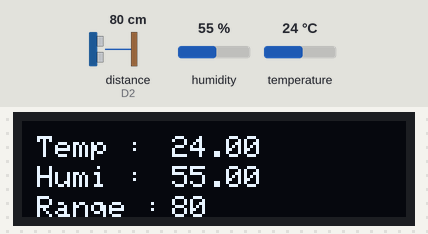
The sketch below on a simulated ESP8266 (NodeMCU). On the bench: 128×32 one-colour display. Wiring (inferred from the names in the program): ultrasonic range finder: trigger D1; echo D2. The inputs (shaded band) are chosen by the test bench; at power-on: distance to the obstacle (sensor on D2) 80 cm, humidity 55 %, temperature 24 °C. The echo pulse lasts 58.3 µs per cm; what the sketch prints to the serial monitor is not drawn.

Above: at 1.8 s.
1.9 s: distance to the obstacle (sensor on D2) set to 2 cm
At 2.4 s:
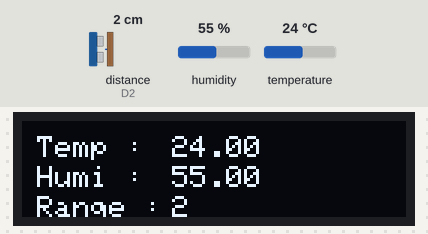
6.0 s: humidity set to 22 %
At 7.0 s:
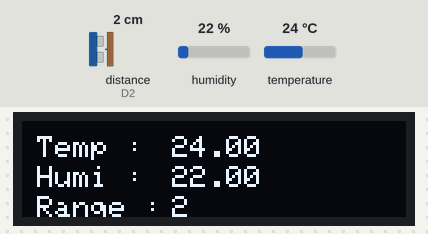
8.7 s: temperature set to 12 °C
At 9.6 s:
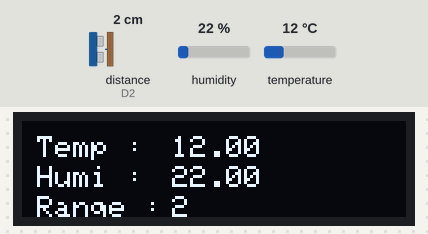
10.8 s: distance to the obstacle (sensor on D2) set to 4 cm
At 12.2 s:
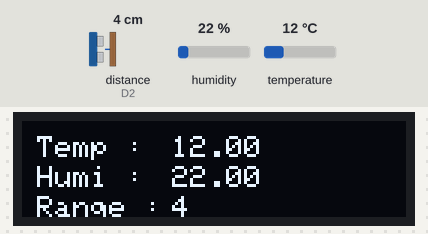
13.9 s: humidity set to 40 %
At 15.3 s:
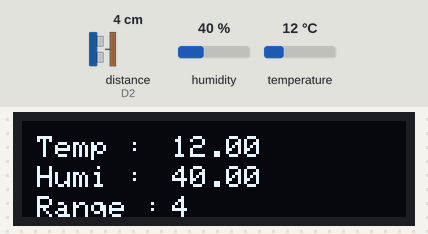
17.0 s: distance to the obstacle (sensor on D2) set to 9 cm
At 18.4 s:
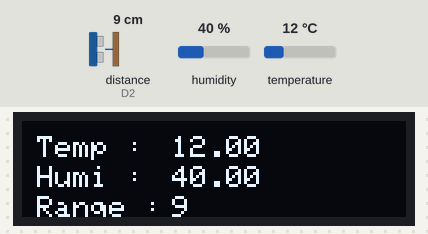
Timing chart, 0 to 20.0 s (numbered marks = the images above; inputs shaded):
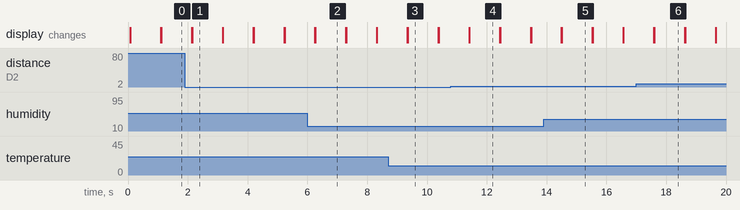

Measured:
- after the input at 1.9 s, the display: first differs from a run without the input after 0.24 s (image 1)
- after the input at 6.0 s, the display: first differs from a run without the input after 0.27 s (image 2)
- after the input at 8.7 s, the display: first changes after 0.64 s (image 3 shows a later state)
- after the input at 10.8 s, the display: first differs from a run without the input after 0.62 s (image 4)
- after the input at 13.9 s, the display: first differs from a run without the input after 0.61 s (image 5)
- after the input at 17.0 s, the display: first differs from a run without the input after 0.60 s (image 6)
- what the display in image 1 shows lasts 1.1 s, from 2.1 s to 3.2 s

The sketch:

monitor.ino
```cpp
#include <SPI.h>
#include <Wire.h>
#include <Adafruit_GFX.h>
#include <Adafruit_SSD1306.h>
#include <Adafruit_Sensor.h>
#include <DHT.h>
#include <DHT_U.h>


#define SCREEN_WIDTH 128 // OLED display width, in pixels
#define SCREEN_HEIGHT 32

#define OLED_RESET     -1 // Reset pin # (or -1 if sharing Arduino reset pin)
#define SCREEN_ADDRESS 0x3C ///< See datasheet for Address; 0x3D for 128x64, 0x3C for 128x32
Adafruit_SSD1306 display(SCREEN_WIDTH, SCREEN_HEIGHT, &Wire, OLED_RESET);


#define DHTPIN 2
#define DHTTYPE    DHT11
DHT_Unified dht(DHTPIN, DHTTYPE);

const int pingPin = D1;
int inPin = D2;
long microsecondsToCentimeters(long microseconds)
{
// ความเร็วเสียงในอากาศประมาณ 340 เมตร/วินาที หรือ 29 ไมโครวินาที/เซนติเมตร
// ระยะทางที่ส่งเสียงออกไปจนเสียงสะท้อนกลับมาสามารถใช้หาระยะทางของวัตถุได้
// เวลาที่ใช้คือ ระยะทางไปกลับ ดังนั้นระยะทางคือ ครึ่งหนึ่งของที่วัดได้
return microseconds / 29 / 2;
}
void setup() {
    Serial.begin(9600);
    dht.begin();
    sensor_t sensor;
    dht.temperature().getSensor(&sensor);
    dht.humidity().getSensor(&sensor);

  // SSD1306_SWITCHCAPVCC = generate display voltage from 3.3V internally
  if(!display.begin(SSD1306_SWITCHCAPVCC, SCREEN_ADDRESS)) {
    Serial.println(F("SSD1306 allocation failed"));
    for(;;); // Don't proceed, loop forever
  }

  display.clearDisplay();
  display.setTextSize(2);
  display.setTextColor(WHITE);
  display.setCursor(15, 10);
  display.print("CPE Digit");
  display.display();
}
int count=0;
void loop() {
   float temp=0;
   float humi=0;

  sensors_event_t event;
  dht.temperature().getEvent(&event);
  temp=event.temperature;

  dht.humidity().getEvent(&event);
  humi=event.relative_humidity;

  long duration, cm;
  pinMode(pingPin, OUTPUT);
  digitalWrite(pingPin, LOW);
  delayMicroseconds(2);
  digitalWrite(pingPin, HIGH);
  delayMicroseconds(5);
  digitalWrite(pingPin, LOW);
  pinMode(inPin, INPUT);
  duration = pulseIn(inPin, HIGH);
  cm = microsecondsToCentimeters(duration);
  Serial.print(cm);
  Serial.print("cm");
  Serial.println();

  count++;
  display.clearDisplay();
  display.setTextSize(1);
  display.setTextColor(WHITE);

  display.setCursor(5, 5);
  display.print("Temp :");
  display.setTextSize(1);
  display.setCursor(50, 5);
  display.print(temp);
  display.display();

  display.setCursor(5, 15);
  display.print("Humi :");
  display.setTextSize(1);
  display.setCursor(50, 15);
  display.print(humi);

   display.setCursor(5, 25);
  display.print("Range :");
  display.setTextSize(1);
  display.setCursor(50, 25);
  display.print(cm);
  display.display();
  delay(1000);
}
```
